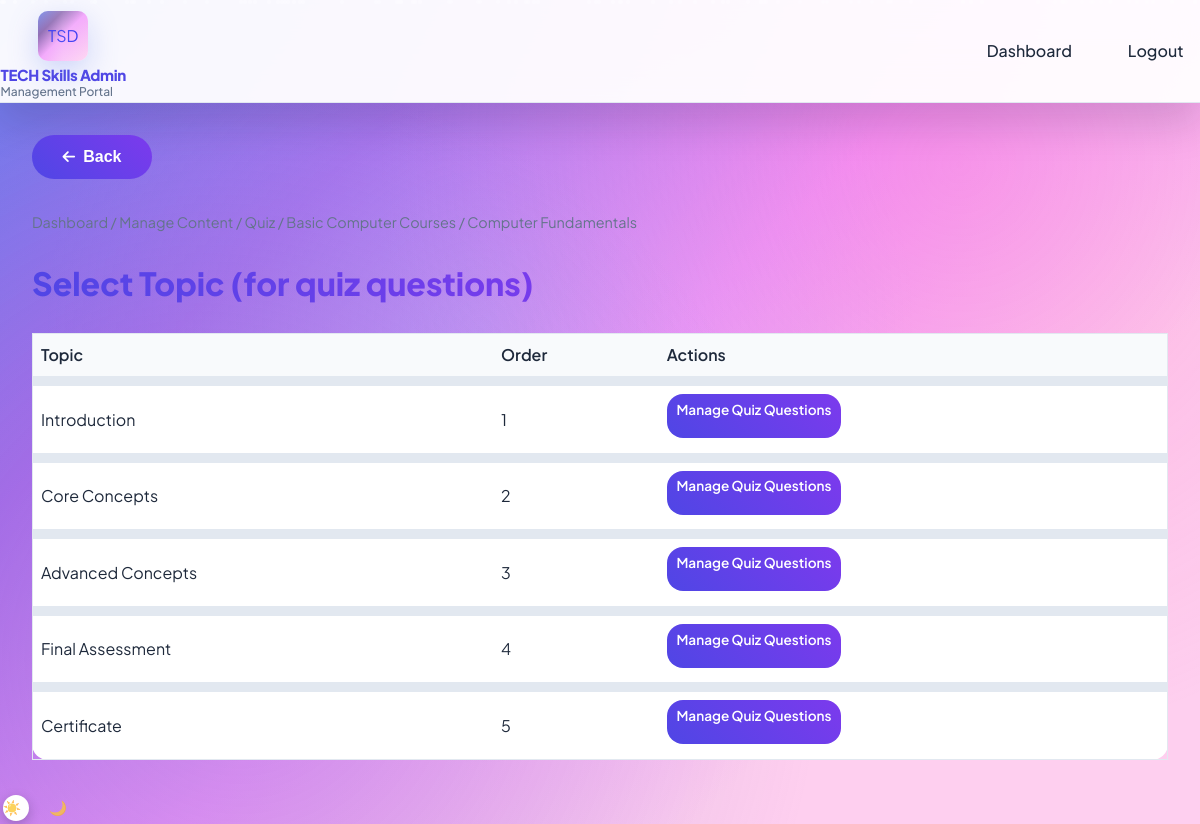
The page /admin/manage/quiz-questions/1/1 (signed in) on the database its author committed.
### models.py (models this page shows)
class Category(db.Model):
    __tablename__ = "categories"
    id = db.Column(db.Integer, primary_key=True)
    name = db.Column(db.String(100), nullable=False)
    slug = db.Column(db.String(100), unique=True, nullable=False)
    description = db.Column(db.Text, nullable=True)
    icon = db.Column(db.String(50), nullable=True)
    courses = db.relationship("Course", backref="category", lazy="dynamic")

class Course(db.Model):
    __tablename__ = "courses"
    id = db.Column(db.Integer, primary_key=True)
    category_id = db.Column(db.Integer, db.ForeignKey("categories.id"), nullable=False)
    name = db.Column(db.String(200), nullable=False)
    slug = db.Column(db.String(200), nullable=False)
    description = db.Column(db.Text, nullable=True)
    duration_weeks = db.Column(db.Integer, default=4)
    syllabus_text = db.Column(db.Text, nullable=True)
    topics = db.relationship("CourseTopic", backref="course", lazy="dynamic", order_by="CourseTopic.order")
    enrollments = db.relationship("Enrollment", backref="course", lazy="dynamic")

class CourseTopic(db.Model):
    __tablename__ = "course_topics"
    id = db.Column(db.Integer, primary_key=True)
    course_id = db.Column(db.Integer, db.ForeignKey("courses.id"), nullable=False)
    title = db.Column(db.String(200), nullable=False)
    order = db.Column(db.Integer, default=0)
    video_url = db.Column(db.String(500), nullable=True)
    notes_content = db.Column(db.Text, nullable=True)
    quiz_questions = db.Column(db.Text, nullable=True)  # JSON list of {question, options, correct_index}
    course_test_questions = db.Column(db.Text, nullable=True)  # Only for topic that is "Course Test"

### app.py (the view)
@app.route("/admin/manage/quiz-questions/<int:cat_id>/<int:course_id>")
@login_required
@admin_required
def admin_manage_quiz_topics(cat_id, course_id):
    cat = Category.query.get_or_404(cat_id)
    course = Course.query.get_or_404(course_id)
    if course.category_id != cat_id:
        return redirect(url_for("admin_manage_quiz"))
    topics = CourseTopic.query.filter_by(course_id=course_id).order_by(CourseTopic.order).all()
    return render_template("admin/admin_manage_quiz_topics.html", category=cat, course=course, topics=topics)

### app.py (called while the page is built)
@login_manager.user_loader
def load_user(user_id):
    if user_id is None:
        return None
    try:
        return User.query.get(int(user_id))
    except (ValueError, TypeError):
        return None

def admin_required(f):
    @wraps(f)
    def decorated(*args, **kwargs):
        if not current_user.is_authenticated or current_user.role != "admin":
            flash("Admin access required.", "error")
            return redirect(url_for("admin_login"))
        return f(*args, **kwargs)
    return decorated

### templates/admin/admin_manage_quiz_topics.html (shortened to what this page needs)
{% extends "base.html" %}
{% block content %}
<nav class="breadcrumb"><a href="{{ url_for('admin_dashboard') }}">Dashboard</a> / <a href="{{ url_for('admin_manage_content') }}">Manage Content</a> / <a href="{{ url_for('admin_manage_quiz') }}">Quiz</a> / <a href="{{ url_for('admin_manage_quiz_courses', cat_id=category.id) }}">{{ category.name }}</a> / {{ course.name }}</nav>
<h1 class="page-title">Select Topic (for quiz questions)</h1>
<div class="admin-table-wrap">
    <table class="admin-table">
        <thead><tr><th>Topic</th><th>Order</th><th>Actions</th></tr></thead>
        <tbody>
            {% for t in topics %}
            <tr>
                <td>{{ t.title }}</td>
                <td>{{ t.order }}</td>
                <td><a href="{{ url_for('admin_manage_quiz_questions', cat_id=category.id, course_id=course.id, topic_id=t.id) }}" class="btn btn-primary" style="padding: 0.3rem 0.6rem; font-size: 0.85rem;">Manage Quiz Questions</a></td>
            </tr>
            {% endfor %}
        </tbody>
    </table>
</div>
{% endblock %}

### rows shown on the page
Category: name "Basic Computer Courses"
Course: name "Computer Fundamentals"
CourseTopic: title "Introduction", order "1"
CourseTopic: title "Core Concepts", order "2"
CourseTopic: title "Advanced Concepts", order "3"
CourseTopic: title "Final Assessment", order "4"
CourseTopic: title "Certificate", order "5"
